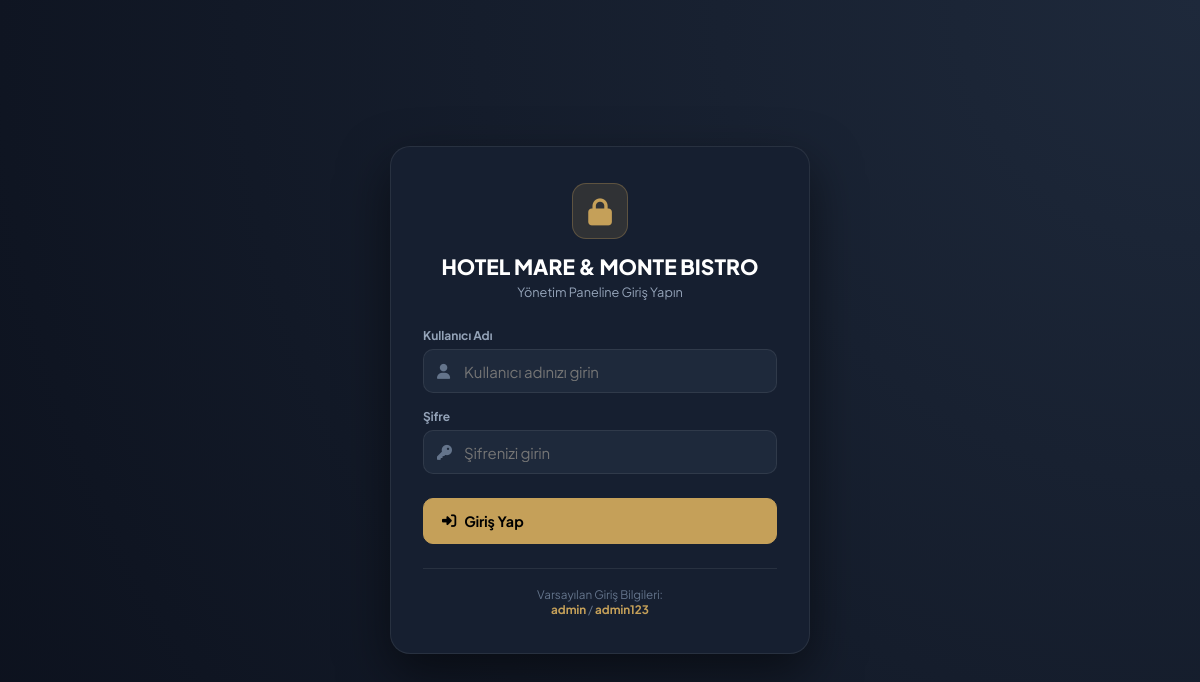
Before: /admin/login.php with the older database file.
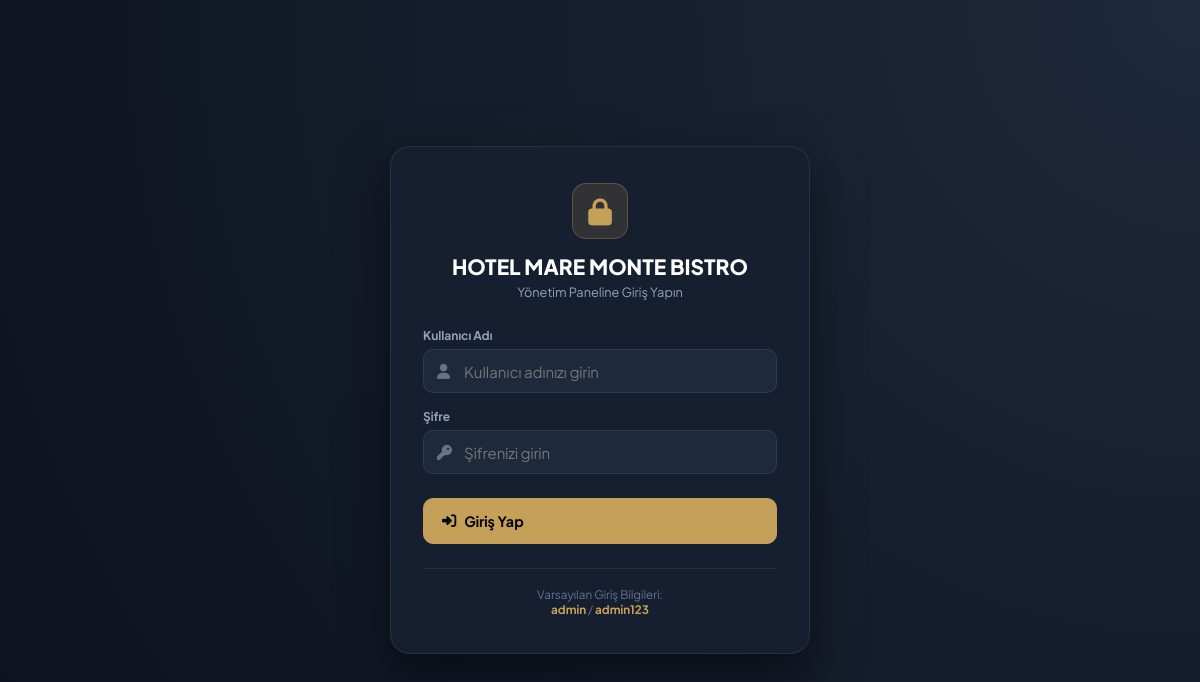
After: the same page with the newer database file.
### tables this page shows
CREATE TABLE settings (
        id INTEGER PRIMARY KEY AUTOINCREMENT,
        setting_key VARCHAR(100) UNIQUE,
        setting_value TEXT,
        updated_at DATETIME DEFAULT CURRENT_TIMESTAMP
    );

### database.php (called while the page is built, shortened)
<?php
try {
    if (DB_DRIVER === 'sqlite') {
        $pdo = new PDO('sqlite:' . DB_SQLITE_PATH);
    } else {
        $pdo = new PDO(
            'mysql:host=' . DB_HOST . ';dbname=' . DB_NAME . ';charset=' . DB_CHARSET,
            DB_USER,
            DB_PASS
        );
    }
    $pdo->setAttribute(PDO::ATTR_ERRMODE, PDO::ERRMODE_EXCEPTION);
    $pdo->setAttribute(PDO::ATTR_DEFAULT_FETCH_MODE, PDO::FETCH_ASSOC);
} catch (PDOException $e) {
    die("Veritabanı bağlantı hatası: " . $e->getMessage());
}
function getSetting($key, $default = '') {
    global $pdo;
    try {
        $stmt = $pdo->prepare("SELECT setting_value FROM settings WHERE setting_key = ?");
        $stmt->execute([$key]);
        $res = $stmt->fetch();
        return $res ? $res['setting_value'] : $default;
    } catch (Exception $e) {
        return $default;
    }
}

### admin/login.php (the view, shortened to what this page needs)
<?php
require_once __DIR__ . '/../database.php';
$restaurantName = getSetting('restaurant_name', 'Gusto QR Menü');
?>
<!DOCTYPE html>
<html lang="tr">
<head>
    <link rel="stylesheet" href="https://cdnjs.cloudflare.com/ajax/libs/font-awesome/6.4.0/css/all.min.css">
    <link rel="stylesheet" href="../assets/css/admin.css">
</head>
<body>
    <div class="login-box">
        <div class="login-header">
            <div class="login-icon">
                <i class="fas fa-lock"></i>
            </div>
            <h2 style="font-size: 1.4rem; font-weight: 800; color: #fff;"><?php echo htmlspecialchars($restaurantName); ?></h2>
            <p style="font-size: 0.85rem; color: var(--text-muted); margin-top: 4px;">Yönetim Paneline Giriş Yapın</p>
        </div>
        <form method="POST" action="login.php">
            <div class="form-group">
                <label class="form-label">Kullanıcı Adı</label>
                <div style="position: relative;">
                    <input type="text" name="username" class="form-control" placeholder="Kullanıcı adınızı girin" required autofocus style="padding-left: 40px;">
                    <i class="fas fa-user" style="position: absolute; left: 14px; top: 50%; transform: translateY(-50%); color: var(--text-dim);"></i>
                </div>
            </div>
            <div class="form-group" style="margin-bottom: 24px;">
                <label class="form-label">Şifre</label>
                <div style="position: relative;">
                    <input type="password" name="password" class="form-control" placeholder="Şifrenizi girin" required style="padding-left: 40px;">
                    <i class="fas fa-key" style="position: absolute; left: 14px; top: 50%; transform: translateY(-50%); color: var(--text-dim);"></i>
                </div>
            </div>
            <button type="submit" class="btn btn-primary" style="width: 100%; height: 46px; font-size: 0.95rem; font-weight: 700;">
                <i class="fas fa-right-to-bracket"></i> Giriş Yap
            </button>
        </form>
        <div style="margin-top: 24px; padding-top: 18px; border-top: 1px solid var(--border); text-align: center;">
            <div style="font-size: 0.78rem; color: var(--text-dim);">
                Varsayılan Giriş Bilgileri:<br>
                <strong style="color: var(--primary);">admin</strong> / <strong style="color: var(--primary);">admin123</strong>
            </div>
        </div>
    </div>
</body>
</html>

### assets/css/admin.css (style rules this page uses)
:root { --primary: #C5A059; --primary-rgb: 197, 160, 89; --primary-hover: #B38E46; --primary-light: #F3E0A5; --primary-dark: #8C6D37; --bg-dark: #090D16; --bg-sidebar: #0F172A; --bg-body: #0C111D; --bg-card: #161F30; --bg-card-hover: #1E293B; --bg-input: #1E293B; --text-main: #F8FAFC; --text-muted: #94A3B8; --text-dim: #64748B; --border: rgba(255, 255, 255, 0.08); --border-focus: rgba(197, 160, 89, 0.5); --success: #10B981; --danger: #EF4444; --warning: #F59E0B; --info: #3B82F6; --radius-xs: 6px; --radius-sm: 10px; --radius-md: 14px; --radius-lg: 20px; --radius-full: 9999px; --sidebar-width: 260px; --header-height: 64px; --bottom-nav-height: 64px; }
*, *::before, *::after { box-sizing: border-box; margin: 0; padding: 0; -webkit-tap-highlight-color: transparent; }
html { font-family: 'Plus Jakarta Sans', -apple-system, BlinkMacSystemFont, sans-serif; font-size: 15px; background-color: var(--bg-body); color: var(--text-main); -webkit-font-smoothing: antialiased; }
body { min-height: 100vh; width: 100%; overflow-x: hidden; background-color: var(--bg-body); color: var(--text-main); display: flex; }
.btn { display: inline-flex; align-items: center; gap: 8px; padding: 10px 18px; border-radius: var(--radius-sm); font-family: inherit; font-size: 0.85rem; font-weight: 700; cursor: pointer; text-decoration: none; border: 1px solid transparent; transition: all 0.2s ease; min-height: 40px; }
.btn-primary { background: var(--primary); color: #000; border-color: var(--primary); }
.form-group { margin-bottom: 16px; width: 100%; }
.form-label { display: block; font-size: 0.80rem; font-weight: 700; color: var(--text-muted); margin-bottom: 6px; }
.form-control { width: 100%; height: 44px; padding: 0 14px; background: var(--bg-input); border: 1px solid var(--border); border-radius: var(--radius-sm); color: #fff; font-family: inherit; font-size: 15px; transition: all 0.2s ease; box-sizing: border-box; }

### admin/login.php (style rules this page uses)
body { display: flex; align-items: center; justify-content: center; min-height: 100vh; background: radial-gradient(circle at top right, #1e293b 0%, #0c111d 100%); padding: 20px; }
.login-box { width: 100%; max-width: 420px; background: var(--bg-card); border: 1px solid var(--border); border-radius: var(--radius-lg); padding: 36px 32px; box-shadow: 0 20px 50px rgba(0, 0, 0, 0.5); }
.login-header { text-align: center; margin-bottom: 28px; }
.login-icon { width: 56px; height: 56px; border-radius: var(--radius-md); background: rgba(var(--primary-rgb), 0.15); color: var(--primary); display: inline-flex; align-items: center; justify-content: center; font-size: 1.8rem; margin-bottom: 14px; border: 1px solid rgba(var(--primary-rgb), 0.3); }

Changed rows visible on the page:
changed settings: setting_value "HOTEL MARE & MONTE BISTRO" → "HOTEL MARE MONTE BISTRO"
